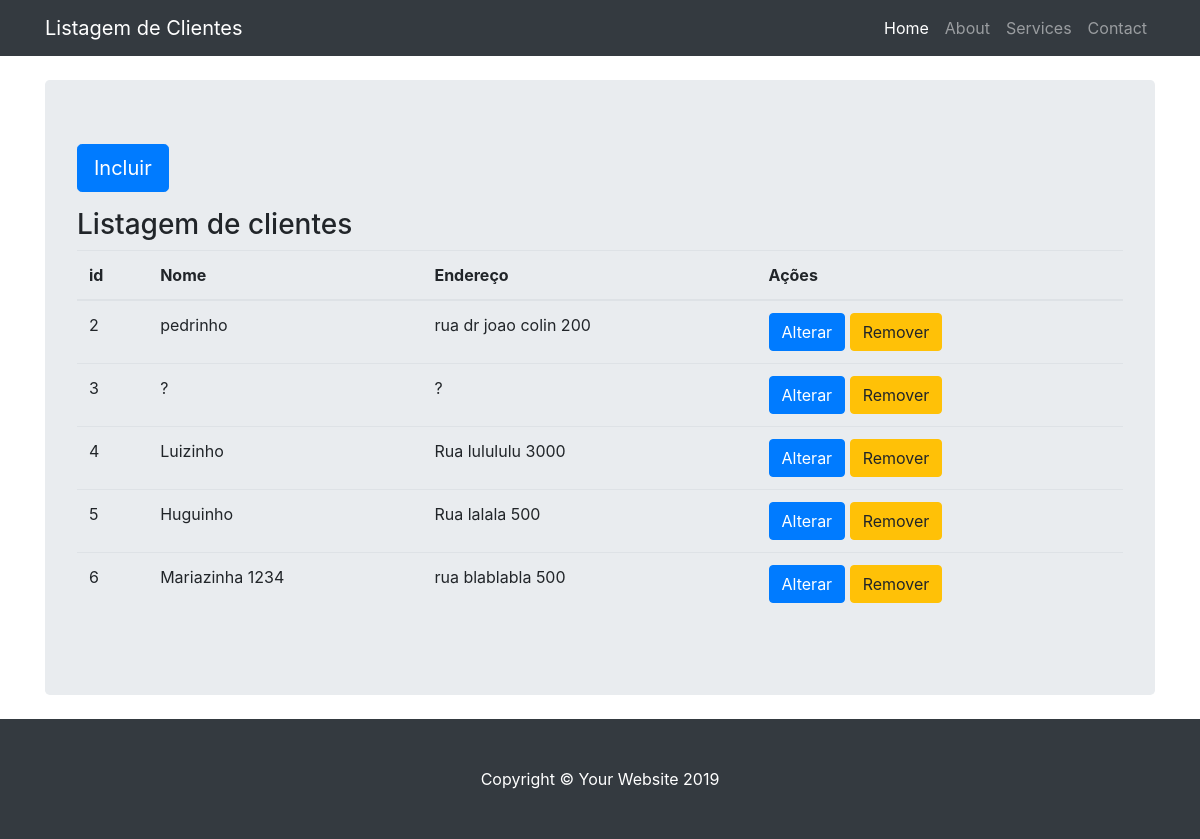
The page / on the database its author committed.
### tables this page shows
CREATE TABLE `cliente` (
  `codigo` int(11) NOT NULL AUTO_INCREMENT,
  `nome` varchar(100) DEFAULT NULL,
  `endereco` varchar(200) DEFAULT NULL,
  PRIMARY KEY (`codigo`)
);

### index.php (the view, shortened to what this page needs)
<!DOCTYPE html>
<html lang="en">
<head>
  <link href="vendor/bootstrap/css/bootstrap.min.css" rel="stylesheet">
  <link href="css/heroic-features.css" rel="stylesheet">
</head>
<body>
  <nav class="navbar navbar-expand-lg navbar-dark bg-dark fixed-top">
    <div class="container">
      <a class="navbar-brand" href="#">Listagem de Clientes</a>
      <div class="collapse navbar-collapse" id="navbarResponsive">
        <ul class="navbar-nav ml-auto">
          <li class="nav-item active">
            <a class="nav-link" href="#">Home
            </a>
          </li>
          <li class="nav-item">
            <a class="nav-link" href="#">About</a>
          </li>
          <li class="nav-item">
            <a class="nav-link" href="#">Services</a>
          </li>
          <li class="nav-item">
            <a class="nav-link" href="#">Contact</a>
          </li>
        </ul>
      </div>
    </div>
  </nav>
  <div class="container">
    <?php
        $con = mysqli_connect($dbhost,$dbuser,$dbpass,$dbname);
        $sql = "select * from cliente";
        $result = mysqli_query($con,$sql);
    ?>
    <header class="jumbotron my-4">
      <p class="lead">
          <a href="formcliente.php" class="btn btn-primary btn-lg">Incluir</a>
          <h3>Listagem de clientes</h3>
          <table class="table">
             <thead>
               <tr>
                 <th>id</th>
                 <th>Nome</th>
                 <th>Endereço</th>
                 <th>Ações</th>
               </tr>
             </thead>
             <tbody>
               <?php
               while($row = $result->fetch_row()){
               ?>
               <tr>
                 <td><?=$row[0]?></td>
                 <td><?=$row[1]?></td>
                 <td><?=$row[2]?></td>
                 <td><a href="formcliente.php?id=<?=$row[0]?>" class="btn btn-primary"> Alterar </a>
                     <a href="confremovecliente.php?id=<?=$row[0]?>" class="btn btn-warning"> Remover </a>
                 </td>
               </tr>
               <?php
               }
               ?>
             </tbody>
          </table>
      </p>
    </header>
  </div>
  <footer class="py-5 bg-dark">
    <div class="container">
      <p class="m-0 text-center text-white">Copyright &copy; Your Website 2019</p>
    </div>
  </footer>
</body>
</html>

### css/heroic-features.css (style rules this page uses)
body { padding-top: 56px; }

### rows shown on the page
cliente: codigo "2", nome "pedrinho", endereco "rua dr joao colin 200"
cliente: codigo "3", nome "?", endereco "?"
cliente: codigo "4", nome "Luizinho", endereco "Rua lulululu 3000"
cliente: codigo "5", nome "Huguinho", endereco "Rua lalala 500"
cliente: codigo "6", nome "Mariazinha 1234", endereco "rua blablabla 500"
